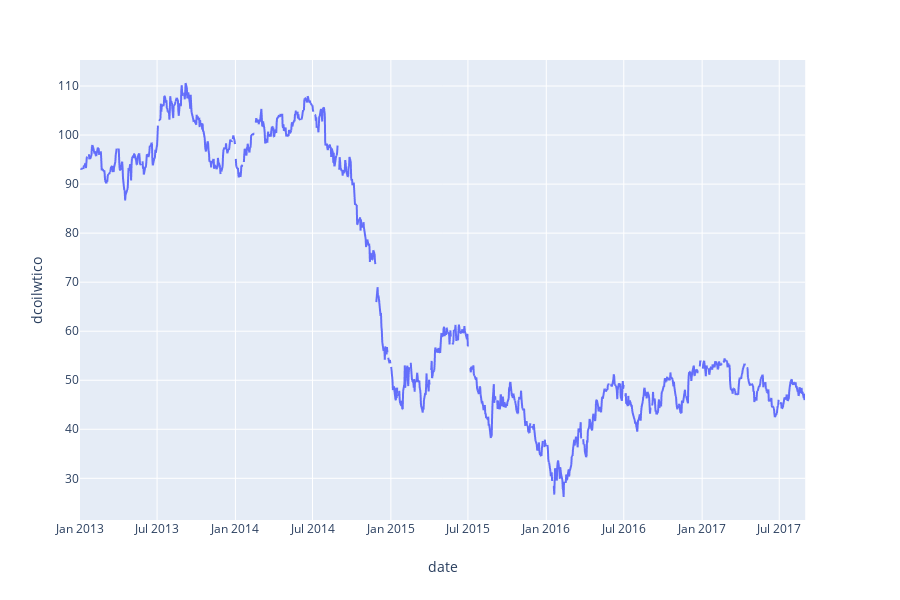

The cell this chart's notebook holds for it:
### Markdown cell above
The oil prices have some missing values, It could be due to trading holidays or weekend.

### Code cell
px.line(df_oil, x= 'date', y='dcoilwtico')

### Figure 1 — Plotly figure (JSON) as saved in the notebook; plotly's stock layout.template omitted (floating-point values rounded to 4 significant figures; data arrays with more than 128 entries replaced by an {"elided": "..."} marker saying what was removed)
{"data": [{"hoverlabel": {"namelength": 0}, "hovertemplate": "date=%{x}<br>dcoilwtico=%{y}", "legendgroup": "", "line": {"color": "#636efa", "dash": "solid"}, "mode": "lines", "name": "", "showlegend": false, "type": "scattergl", "x": {"elided": "1218 str values"}, "xaxis": "x", "y": {"elided": "1218 float values"}, "yaxis": "y"}], "layout": {"height": 600, "legend": {"tracegroupgap": 0}, "margin": {"t": 60}, "xaxis": {"anchor": "y", "domain": [0, 0.98], "title": {"text": "date"}}, "yaxis": {"anchor": "x", "domain": [0, 1], "title": {"text": "dcoilwtico"}}}}
